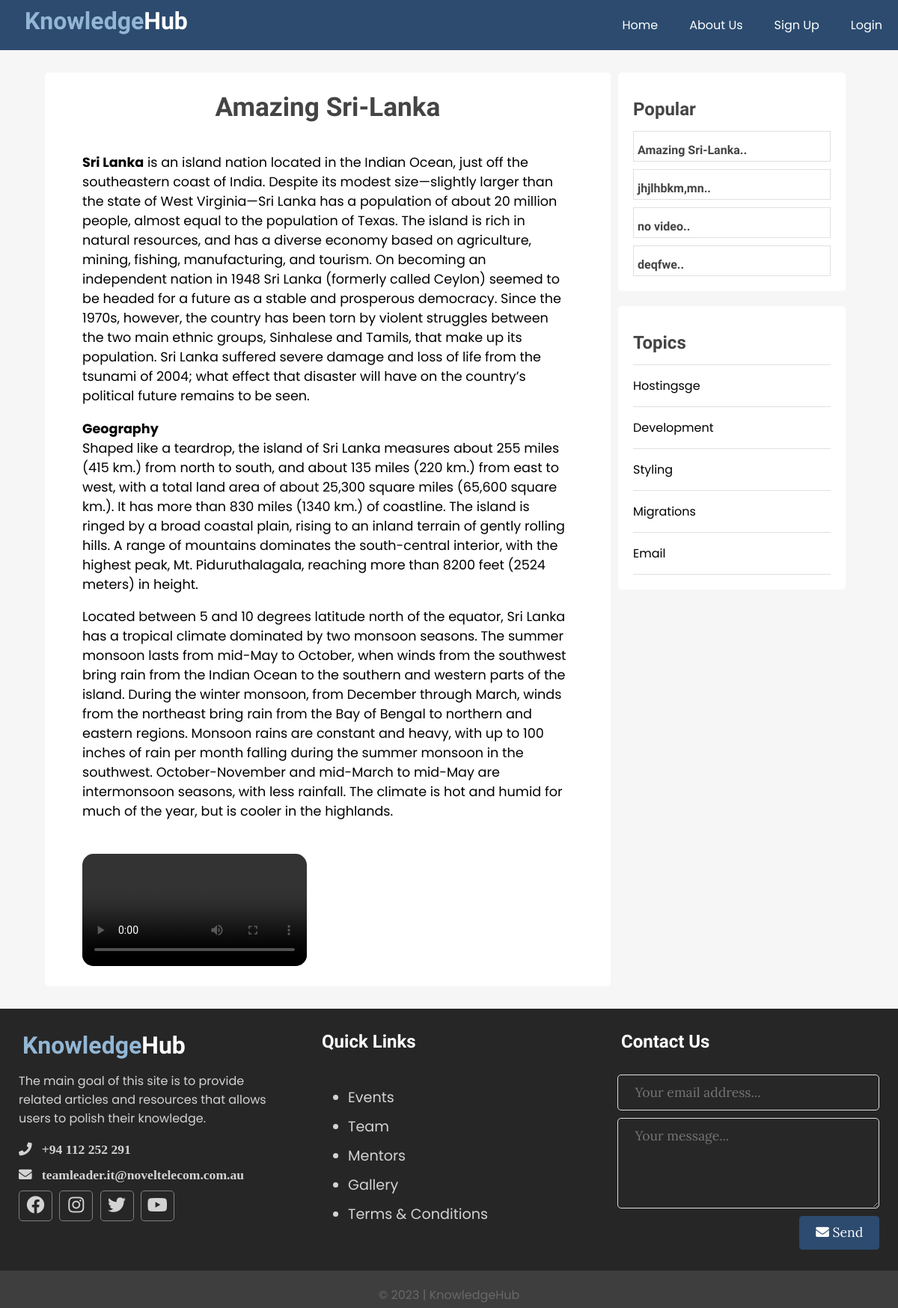
Screenshot of /single.php?id=387 with the database file from the repository.
### tables this page shows
CREATE TABLE `posts` (
  `id` int(11) NOT NULL,
  `user_id` int(11) NOT NULL,
  `topic_id` int(11) NOT NULL,
  `title` varchar(255) NOT NULL,
  `video` varchar(255) NOT NULL,
  `body` text NOT NULL,
  `published` tinyint(4) NOT NULL,
  `created_at` datetime NOT NULL DEFAULT current_timestamp(),
  `isAdmin` tinyint(4) NOT NULL
);

CREATE TABLE `topics` (
  `id` int(11) NOT NULL,
  `name` varchar(100) NOT NULL,
  `description` text NOT NULL
);

### app/database/db.php (called while the page is built, shortened)
<?php
require('connect.php');
function executeQuery($sql, $data)
{
    global $conn;
    $stmt = $conn->prepare($sql);
    $values = array_values($data);
    $types = str_repeat('s', count($values));
    $stmt->bind_param($types, ...$values);
    $stmt->execute();
    return $stmt;
}
function selectAll($table, $conditions = [])
{
    global $conn;
    $sql = "Select * From $table";
    if (empty($conditions)) {
        $stmt = $conn->prepare($sql);
        $stmt->execute();
        $records = $stmt->get_result()->fetch_all(MYSQLI_ASSOC);
        return $records;
    } else {
        $index = 0;
        foreach ($conditions as $key => $value) {
            if ($index === 0) {
                $sql = $sql . " WHERE $key=?";
            } else {
                $sql = $sql . " AND $key=?";
            }
            $index++;
        }
        $stmt = executeQuery($sql, $conditions);
        $records = $stmt->get_result()->fetch_all(MYSQLI_ASSOC);
        return $records;
    }
}
function selectOne($table, $conditions)
{
    $sql = "Select * From $table";
    $index = 0;
    foreach ($conditions as $key => $value) {
        if ($index === 0) {
            $sql = $sql . " WHERE $key=?";
        } else {
            $sql = $sql . " AND $key=?";
        }
        $index++;
    }
    $sql = $sql . " LIMIT 1";
    $stmt = executeQuery($sql, $conditions);
    $records = $stmt->get_result()->fetch_assoc();
    return $records;
}

### path.php (called while the page is built, shortened)
<?php
 $BASE_URL = "http://knowledgehub.sterlingbpo.com.au/";

### app/controllers/posts.php (called while the page is built, shortened)
<?php
include($ROOT_PATH  . "/app/database/db.php");
$table = 'posts';
$topics = selectAll('topics');
$posts = selectAll($table);

### single.php (the view, shortened to what this page needs)
<?php include("path.php") ?>
<?php include($ROOT_PATH . '/app/controllers/posts.php');
if (isset($_GET['id'])) {
  $post = selectOne('posts', ['id' =>  $_GET['id']]);
  $newpost = $post;
}
$filtered_Posts = array();
$topics = selectAll('topics');
$posts = selectAll('posts', ['published' => 1]);
if (isset($_SESSION['admin'])) {
  if ($_SESSION['admin']) {
    foreach ($posts as $key => $post) {
      $filtered_Posts[$key] =  $post;
    }
  } else {
    foreach ($posts as $key => $post) {
      if ($post['isAdmin'] == 0) {
        $filtered_Posts[$key] = $post;
      }
    }
  }
} else {
  foreach ($posts as $key => $post) {
    if ($post['isAdmin'] == 0) {
      $filtered_Posts[$key] = $post;
    }
  }
}
$posts =  $filtered_Posts;
?>
<!DOCTYPE html>
<html lang="en">
<head>
  <link href="https://cdnjs.cloudflare.com/ajax/libs/font-awesome/5.13.0/css/all.min.css" rel="stylesheet" />
  <link rel="stylesheet" href="./assets/css/style.css" />
</head>
<body>
  <?php include($ROOT_PATH . "/app/includes/header.php")  ?>
  <div class="page__wrapper">
    <div class="content clearfix">
      <div class="main__content__wrapper">
        <div class="main__content single">
          <h1 class="post__title"><?php echo $newpost['title']; ?></h1>
          <div class="post__content">
            <?php echo html_entity_decode($newpost['body']);  ?>
            <br>
            <?php
            if (!empty($newpost['video'])) {
              echo '<video controls autoplay loop style="border-radius: 15px; max-width:100%; height:auto;"><source src="' . $BASE_URL . '/assets/videos/' . $newpost['video'] . '"></video>';
            } else {
              echo '';
            }
            ?>
          </div>
        </div>
      </div>
      <div class="sidebar single">
        <div class="section popular">
          <h2 class="section__title">Popular</h2>
          <?php foreach ($posts as $p) : ?>
            <div class="post clearfix">
              <a href="single.php?id=<?php echo $p['id']; ?>" class="title">
                <h4><?php echo html_entity_decode(substr($p['title'], 0, 60) . '..'); ?></h4>
              </a>
            </div>
          <?php endforeach; ?>
        </div>
        <div class="section topics">
          <h2 class="section__title">Topics</h2>
          <ul>
            <?php foreach ($topics as $topic) : ?>
              <li><a href="<?php echo $BASE_URL . '/index.php?t_id=' . $topic['id'] . '&name=' . $topic['name'] ?>"><?php echo $topic['name']; ?></a></li>
            <?php endforeach; ?>
          </ul>
        </div>
      </div>
    </div>
  </div>
  <?php include($ROOT_PATH . "/app/includes/footer.php") ?>
</body>
</html>

### assets/css/style.css (style rules this page uses)
* { box-sizing: border-box; font-family: 'Poppins', sans-serif; }
html, body { height: 100%; padding: 0px; margin: 0px; background: #f6f6f6; font-family: "Lore", serif; }
h1, h2, h3, h4, h5, h6 { font-family: "Candal"; color: #444; margin: 5px; }
a { text-decoration: none; color: inherit; }
.clearfix::after { content: ""; display: block; clear: both; }
.page__wrapper { min-height: 100%; }
.content { width: 90%; margin: 30px auto 30px; }
.content .main__content { width: 70%; float: left; }
.content .main__content.single { background: white; padding: 20px 50px; font-size: 1.1em; border-radius: 5px; }
.content .main__content.single .post__title { text-align: center; margin-bottom: 40px; }
.content .popular .post { border: 1px solid #e0e0e0; margin-top: 10px; padding-top: 10px; }
.content .sidebar { width: 30%; float: right; }
.content .sidebar.single { padding: 0px 10px; }
.content .sidebar .section { background: white; padding: 20px; border-radius: 5px; margin-bottom: 20px; }
.content .sidebar .section .section__title { margin: 15px 0px 15px 0px; }
.content .sidebar .section.topics ul { margin: 0px; padding: 0px; list-style: none; border-top: 1px solid #e0e0e0; }
.content .sidebar .section.topics ul li a { display: block; padding: 15px 0px 15px 0px; border-bottom: 1px solid #e0e0e0; transition: all 0.3s; }

### rows the page displays
posts: title "Amazing Sri-Lanka", body "Sri Lanka is an island nation located in the Indian Ocean, just off the southeastern coast of India. Despite its modest size—slightly larger than the state of West Virginia—Sri Lanka has a population of about 20 million people, almost equal to the population of Texas. The island is rich in natural resources, and has a diverse economy based on agriculture, mining, fishing, manufacturing, and tourism. On becoming an independent nation in 1948 Sri Lanka (formerly called Ceylon) seemed to be headed for a future as a stable and prosperous democracy. Since the 1970s, however, the country has been torn by violent struggles between the two main ethnic groups, Sinhalese and Tamils, that make up its…", title "Amazing Sri-Lanka.."
posts: title "jhjlhbkm,mn.."
posts: title "no video.."
posts: title "deqfwe.."
topics: name "Hostingsge"
topics: name "Development"
topics: name "Styling"
topics: name "Migrations"
topics: name "Email"
